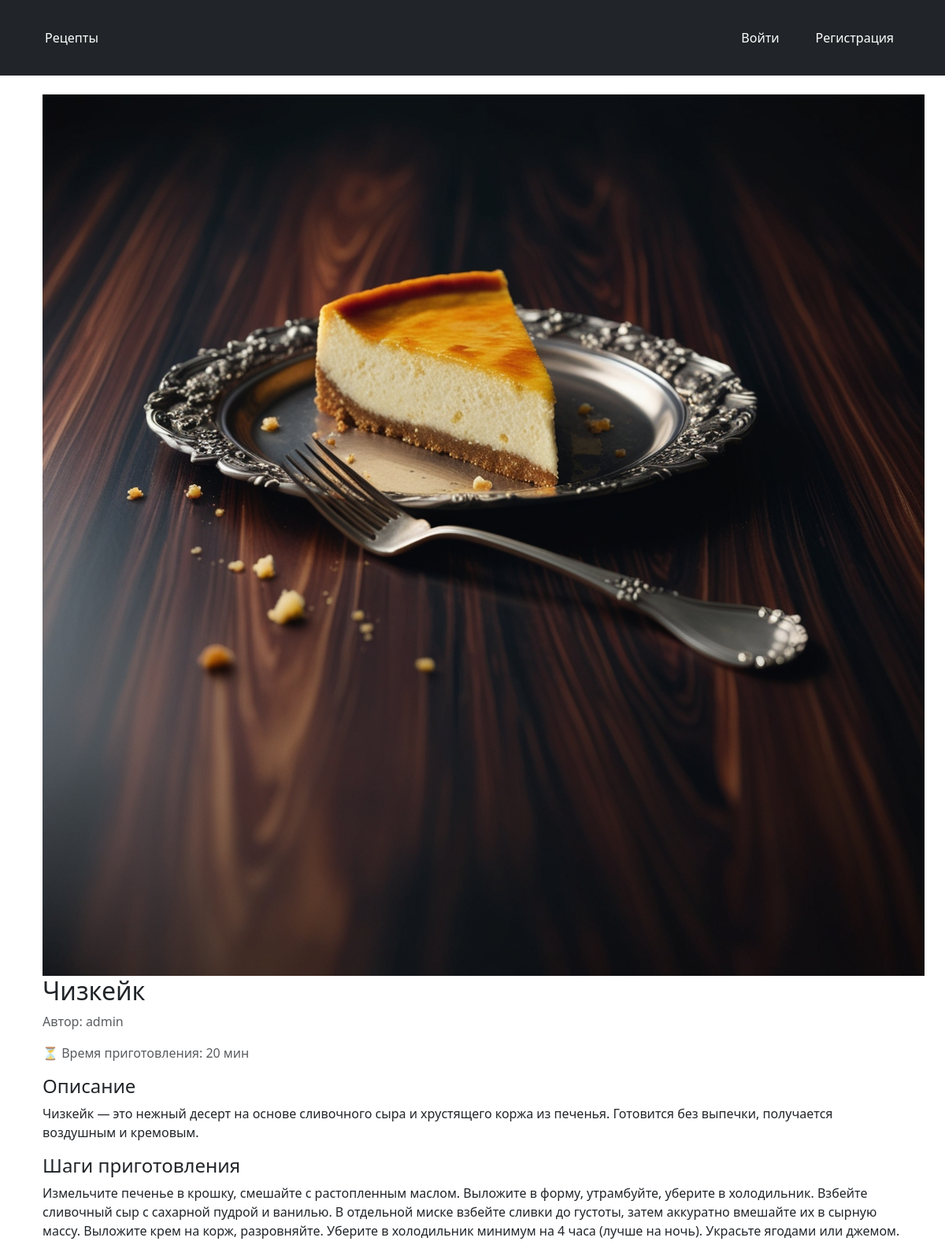
The app's page /recipe/2/ with its own data.
### recipes/models.py (models this page shows, shortened)
class Recipe(models.Model):
    title = models.CharField(max_length=200)  # Название рецепта
    description = models.TextField()  # Описание
    steps = models.TextField()  # Шаги приготовления
    cooking_time = models.PositiveIntegerField()  # Время приготовления (в минутах)
    image = models.ImageField(upload_to='recipes/', blank=True, null=True)  # Изображение
    author = models.ForeignKey(User, on_delete=models.CASCADE)  # Автор рецепта
    category = models.ForeignKey(Category, on_delete=models.SET_NULL, null=True, blank=True)  # Категории

### recipes/views.py (the view)
# urls.py: path('recipe/<int:recipe_id>/', views.recipe_detail, name='recipe_detail'),
def recipe_detail(request, recipe_id):
    recipe = get_object_or_404(Recipe, id=recipe_id)
    return render(request, 'recipes/recipe_detail.html', {'recipe': recipe})

### recipes/templates/recipes/recipe_detail.html (shortened to what this page needs)
{% extends 'recipes/base.html' %}
{% load static %}
{% block content %}
<div class="container">
    <div class="recipe-detail-card">
        <img class="recipe-image"
             src="{% if recipe.image %}{{ recipe.image.url }}{% else %}{% static 'images/default.jpg' %}{% endif %}"
             alt="{{ recipe.title }}">
        <div class="recipe-info">
            <h2 class="recipe-title">{{ recipe.title }}</h2>
            <p class="text-muted">Автор: {{ recipe.author }}</p>
            <p class="text-muted">⏳ Время приготовления: {{ recipe.cooking_time }} мин</p>
            <h4>Описание</h4>
            <p>{{ recipe.description }}</p>
            <h4>Шаги приготовления</h4>
            <p>{{ recipe.steps }}</p>
        </div>
    </div>
</div>
{% endblock %}

### recipes/static/css/style.css (style rules this page uses)
body { font-family: 'Arial', sans-serif; background-color: #f8f9fa; color: #333; margin: 0; padding: 0; }
.container { width: 90%; max-width: 1200px; margin: 20px auto; }
h1, h2, h3, h4, h5 { color: #343a40; }

### records on screen
Recipe: image (picture), title "Чизкейк", author "admin", cooking_time "20", description "Чизкейк — это нежный десерт на основе сливочного сыра и хрустящего коржа из печенья. Готовится без выпечки, получается воздушным и кремовым.", steps "Измельчите печенье в крошку, смешайте с растопленным маслом. Выложите в форму, утрамбуйте, уберите в холодильник. Взбейте сливочный сыр с сахарной пудрой и ванилью. В отдельной миске взбейте сливки до густоты, затем аккуратно вмешайте их в сырную массу. Выложите крем на корж, разровняйте. Уберите в холодильник минимум на 4 часа (лучше на ночь). Украсьте ягодами или джемом."
